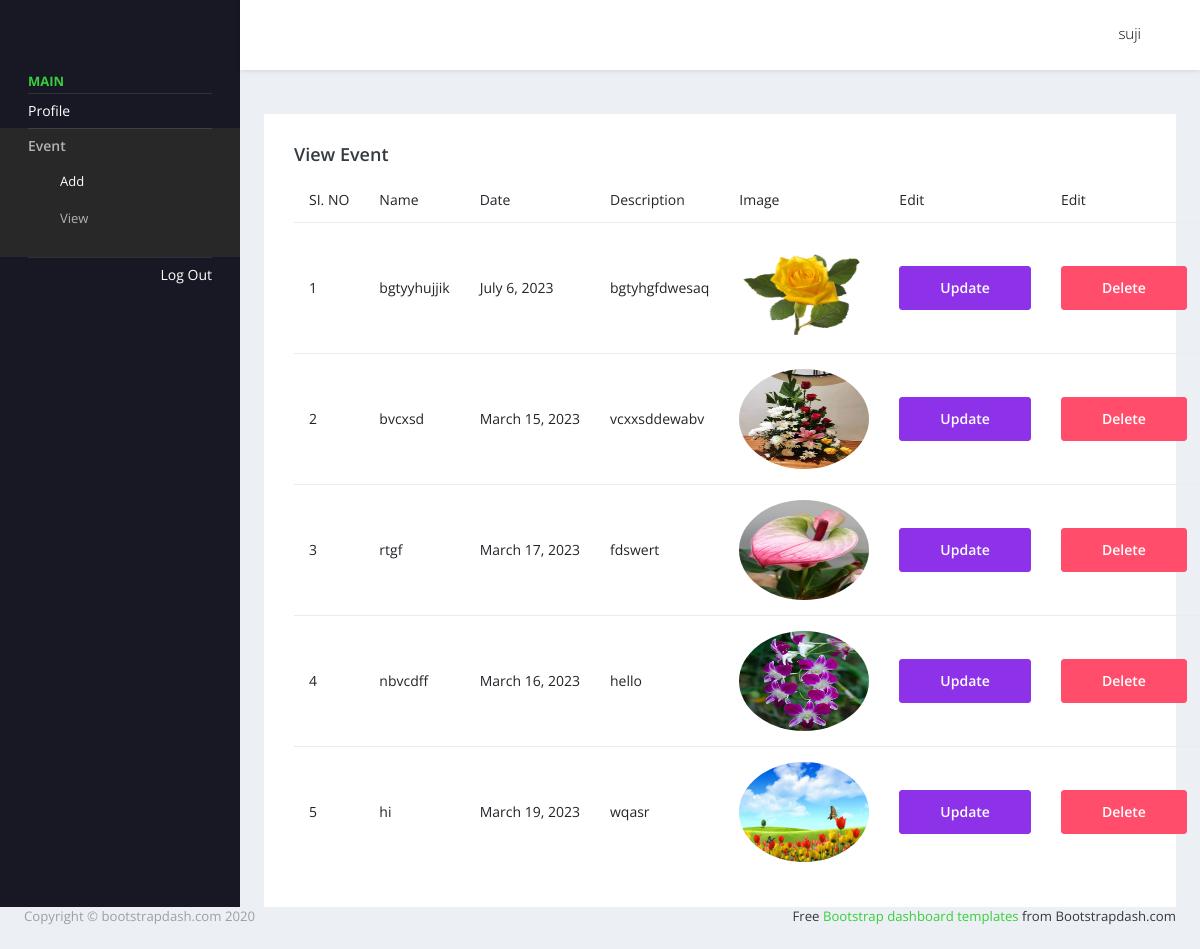
Page /viewevent (signed in) on the earlier database version.
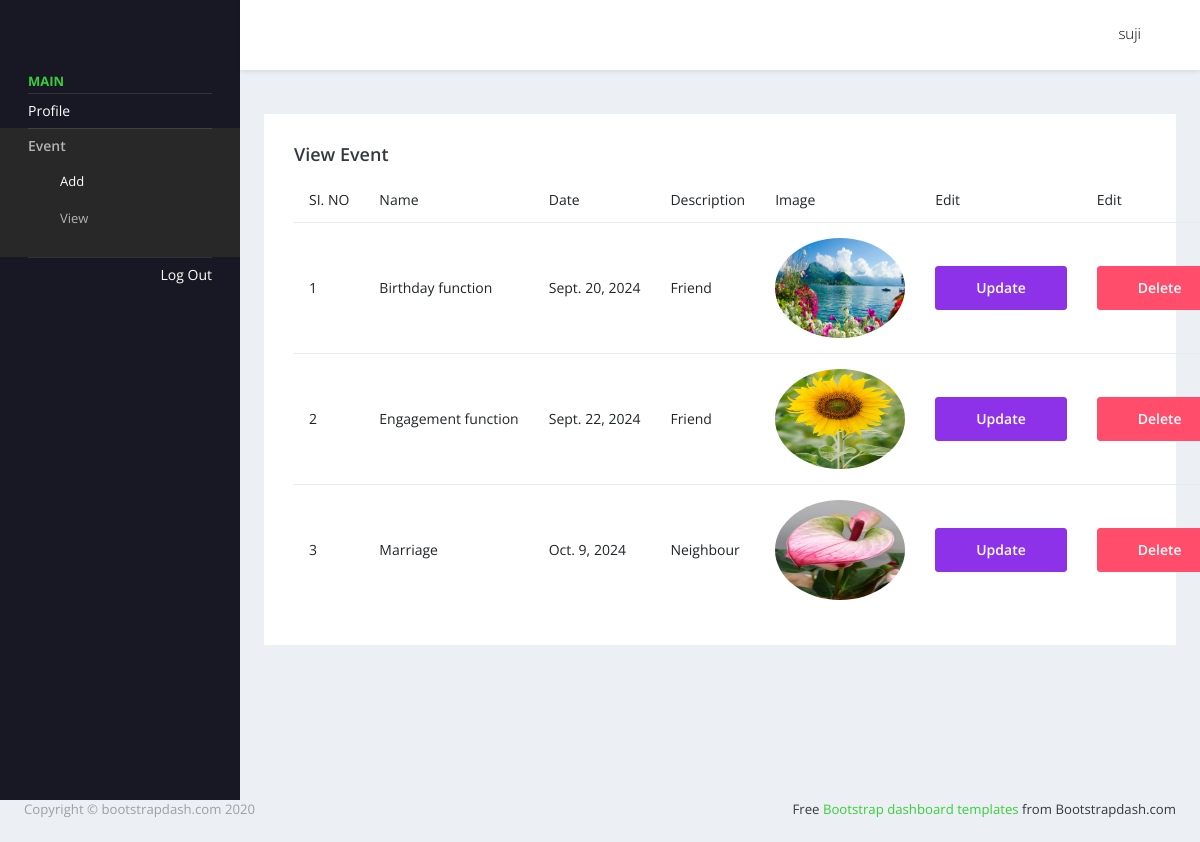
Same page on the later database version.
### myapp/models.py (models this page shows, shortened)
class Login(AbstractUser):
    is_user=models.BooleanField(default=False)

class eventadd(models.Model):
    user = models.ForeignKey(Login, on_delete=models.CASCADE, null=True, blank=True)
    name = models.CharField(max_length=30)
    date = models.DateField()
    description = models.TextField(max_length=200, null=True, blank=True)
    image = models.ImageField()

### myapp/views.py (the view)
# urls.py: path('viewevent', views.viewevent, name='viewevent'),
def viewevent(request):
    u = request.user
    data = eventadd.objects.filter(user=u)
    return render(request,'userpages/viewevent.html',{'data':data})

### templates/userpages/viewevent.html (shortened to what this page needs)
{% extends 'userpages/userhome.html' %}
{% load crispy_forms_tags %}
{% block content %}
<div class="card">
  <div class="card-body">
    <h4 class="card-title">View Event</h4>
       <table class="table" >
         <thead>
         <tr>
           <th> SI. NO </th>
           <th> Name </th>
           <th> Date </th>
           <th> Description </th>
           <th> Image </th>
           <th> Edit </th>
           <th> Edit </th>
         </tr>
         </thead>
         <tbody>
         {% for i in data %}
         <tr>
             <td>{{ forloop.counter }}</td>
             <td>{{i.name}}</td>
             <td>{{i.date}} </td>
             <td>{{i.description}}</td>
             <td><img style="height:100px;width:130px;" src="{{i.image.url}}"></td>
             <td><a href="{% url 'eventupdate' i.id %}"><button class="btn btn-info" type="submit">Update</button></a></td>
             <td><a href="{% url 'eventdelete' i.id %}"><button class="btn btn-danger" type="submit">Delete</button></a></td>
         </tr>
         {% endfor %}
         </tbody>
       </table>
  </div>
</div>
{% endblock %}

### templates/userpages/userhome.html (shortened to what this page needs)
<!DOCTYPE html>
<html lang="en">
{% load static %}
  <head>
    <link rel="stylesheet" href="{% static 'Admin/assets/vendors/mdi/css/materialdesignicons.min.css' %}">
    <link rel="stylesheet" href="{% static 'Admin/assets/vendors/flag-icon-css/css/flag-icon.min.css' %}">
    <link rel="stylesheet" href="{% static 'Admin/assets/vendors/css/vendor.bundle.base.css' %}">
    <link rel="stylesheet" href="{% static 'Admin/assets/vendors/font-awesome/css/font-awesome.min.css' %}" />
    <link rel="stylesheet" href="{% static 'Admin/assets/vendors/bootstrap-datepicker/bootstrap-datepicker.min.css' %}">
    <link rel="stylesheet" href="{% static 'Admin/assets/css/style.css' %}">
  </head>
  <body>
    <div class="container-scroller">
      <nav class="navbar default-layout-navbar col-lg-12 col-12 p-0 fixed-top d-flex flex-row">
        <div class="text-center navbar-brand-wrapper d-flex align-items-center justify-content-center">
        </div>
        <div class="navbar-menu-wrapper d-flex align-items-stretch">
          <button class="navbar-toggler navbar-toggler align-self-center" type="button" data-toggle="minimize">
          </button>
          <ul class="navbar-nav navbar-nav-right">
            <li class="nav-item nav-profile dropdown">
              <a class="nav-link dropdown-toggle" id="profileDropdown" href="#" data-toggle="dropdown" aria-expanded="false">
                <div class="nav-profile-text">
                  <p class="mb-1 text-black">{{request.user}}</p>
                </div>
              </a>
            </li>
          </ul>
        </div>
      </nav>
      <div class="container-fluid page-body-wrapper">
        <nav class="sidebar sidebar-offcanvas" id="sidebar">
          <ul class="nav">
            <li class="nav-item nav-category">Main</li>
            <li class="nav-item">
              <a class="nav-link" href="{% url 'profileview' %}">
                <span class="menu-title">Profile</span>
              </a>
            </li>
            <li class="nav-item">
              <a class="nav-link" data-toggle="collapse" href="#auth" aria-expanded="false" aria-controls="auth">
                <span class="menu-title">Event</span>
              </a>
              <div class="collapse" id="auth">
                <ul class="nav flex-column sub-menu">
                  <li class="nav-item"> <a class="nav-link" href="{% url 'addevent' %}"> Add  </a></li>
                  <li class="nav-item"> <a class="nav-link" href="{% url 'viewevent' %}"> View </a></li>
                </ul>
              </div>
            </li>
            <li class="nav-item sidebar-user-actions">
              <div class="sidebar-user-menu">
                <a href="{% url 'log' %}" class="nav-link">
                  <span class="menu-title">Log Out</span></a>
              </div>
            </li>
          </ul>
        </nav>
        <div class="main-panel">
          <div class="content-wrapper">
             {% block content %}{% endblock %}
                  </div>
                </div>
              </div>
            </div>
          <footer class="footer">
            <div class="footer-inner-wraper">
              <div class="d-sm-flex justify-content-center justify-content-sm-between">
                <span class="text-muted d-block text-center text-sm-left d-sm-inline-block">Copyright © bootstrapdash.com 2020</span>
                <span class="float-none float-sm-right d-block mt-1 mt-sm-0 text-center"> Free <a href="https://www.bootstrapdash.com/" target="_blank">Bootstrap dashboard templates</a> from Bootstrapdash.com</span>
              </div>
            </div>
          </footer>
  </body>
</html>

Differences in the rows shown:
removed eventadd: name "bgtyyhujjik", date "July 6, 2023", description "bgtyhgfdwesaq", image (picture)
removed eventadd: name "bvcxsd", date "March 15, 2023", description "vcxxsddewabv", image (picture)
removed eventadd: name "rtgf", date "March 17, 2023", description "fdswert", image (picture)
removed eventadd: name "nbvcdff", date "March 16, 2023", description "hello", image (picture)
removed eventadd: name "hi", date "March 19, 2023", description "wqasr", image (picture)
added eventadd: name "Birthday function", date "Sept. 20, 2024", description "Friend", image (picture)
added eventadd: name "Engagement function", date "Sept. 22, 2024", description "Friend", image (picture)
added eventadd: name "Marriage", date "Oct. 9, 2024", description "Neighbour", image (picture)
